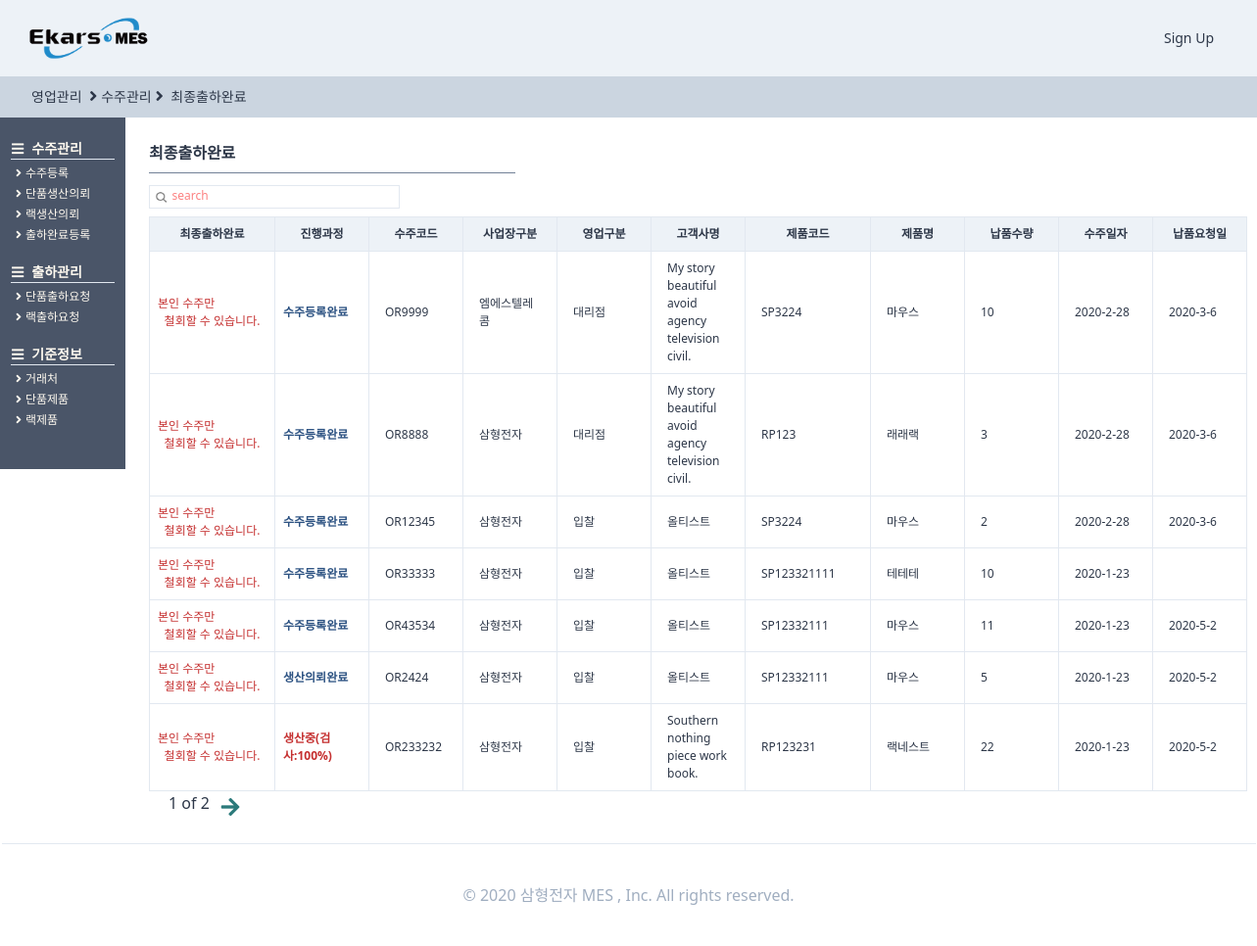
Page /orders/endorderlist/ on the committed database.
### orders/models.py (models this page shows, shortened)
class OrderRegister(TimeStampedModel):
    입찰 = "입찰"
    대리점 = "대리점"
    AS = "A/S"
    내부계획 = "내부계획"
    영업구분_CHOICES = ((입찰, "입찰"), (대리점, "대리점"), (AS, "A/S"), (내부계획, "내부계획"))
    삼형전자 = "삼형전자"
    엠에스텔레콤 = "엠에스텔레콤"
    사업장구분_CHOICES = (
        (삼형전자, "삼형전자"),
        (엠에스텔레콤, "엠에스텔레콤"),
    )
    출하완료 = "출하완료"
    출하미완료 = "출하미완료"
    출하구분_CHOICES = (
        (출하완료, "출하완료"),
        (출하미완료, "출하미완료"),
    )
    단품 = "단품"
    랙 = "랙"
    제품구분_CHOICES = (
        (단품, "단품"),
        (랙, "랙"),
    )
    랙생산의뢰 = models.ForeignKey(
        "self", related_name="단품생산의뢰", on_delete=models.SET_NULL, null=True, blank=True
    )
    작성자 = models.ForeignKey(
        users_models.User,
        related_name="수주등록",
        on_delete=models.SET_NULL,
        null=True,
        blank=True,
    )
    수주코드 = models.CharField(max_length=50)
    영업구분 = models.CharField(choices=영업구분_CHOICES, max_length=10, blank=True, default=입찰)
    제품구분 = models.CharField(choices=제품구분_CHOICES, max_length=10, blank=True, default=단품)
    사업장구분 = models.CharField(
        choices=사업장구분_CHOICES, max_length=10, blank=True, default=삼형전자
    )
    수주일자 = models.DateField(auto_now=False, auto_now_add=False)
    고객사명 = models.ForeignKey(
        SI_models.CustomerPartner,
        related_name="수주등록",
        on_delete=models.SET_NULL,
        null=True,
        blank=True,
    )
    현장명 = models.CharField(max_length=50)
    납품요청일 = models.DateField(auto_now=False, auto_now_add=False, blank=True, null=True)
    납품수량 = models.IntegerField()
    특이사항 = models.TextField(blank=True)
    단품모델 = models.ForeignKey(
        SI_models.SingleProduct,
        related_name="수주등록",
        on_delete=models.SET_NULL,
        null=True,
        blank=True,
    )
    랙모델 = models.ForeignKey(
        SI_models.RackProduct,
        related_name="수주등록",
        on_delete=models.SET_NULL,
        null=True,
        blank=True,
    )
    출하구분 = models.CharField(
        choices=출하구분_CHOICES, max_length=10, blank=True, default=출하미완료
    )
    class Meta:
        verbose_name = "수주등록"
        verbose_name_plural = "수주등록"
    def process(self):
        try:
            pro = self.생산요청
            try:
                cess = self.생산요청.생산계획.현재공정
                pro = self.생산요청.생산계획.현재공정달성율
                try:
                    pro = self.생산요청.생산계획.작업지시서.작업지시서등록.최종검사
                    try:
                        pro = self.생산요청.생산계획.작업지시서.작업지시서등록.최종검사.최종검사등록
                        return "최종검사완료"
                    except:
                        return "최종검사의뢰완료"
                except:
                    return f"생산중({cess}:{pro})"
            except:
                return "생산의뢰완료"
        except:
            return "수주등록완료"

### StandardInformation/models.py (models this page shows, shortened)
class CustomerPartner(TimeStampedModel):
    고객 = "고객"
    대리점 = "대리점"
    공급처 = "공급처"
    거래처_CHOICES = (
        (고객, "고객"),
        (대리점, "대리점"),
        (공급처, "공급처"),
    )
    고객작성자 = models.ForeignKey(
        "users.User", related_name="고객거래처작성자", on_delete=models.SET_NULL, null=True
    )
    작성일 = models.DateField(auto_now=True, auto_now_add=False)
    거래처구분 = models.CharField(choices=거래처_CHOICES, max_length=4, default=공급처)
    거래처코드 = models.CharField(max_length=50, null=True)
    거래처명 = models.CharField(max_length=70, null=True)
    사업자등록번호 = models.CharField(max_length=50, null=True)
    고객담당자 = models.ForeignKey(
        "users.User", related_name="고객거래처담당자", on_delete=models.SET_NULL, null=True
    )
    연락처 = models.CharField(max_length=50, blank=True)
    이메일 = models.EmailField(max_length=254)
    사업장주소 = models.CharField(max_length=70, blank=True, null=True)
    사업자등록증첨부 = models.FileField(blank=True, null=True)
    특이사항 = models.TextField(blank=True, null=True)
    사용여부 = models.BooleanField(default=False)
    class Meta:
        verbose_name = "고객"
        verbose_name_plural = "고객"
    def __str__(self):
        return self.거래처명

class SingleProduct(TimeStampedModel):
    작성자 = models.ForeignKey(
        "users.User", related_name="단품제품작성자", on_delete=models.SET_NULL, null=True
    )
    작성일 = models.DateField(auto_now=True, auto_now_add=False)
    모델코드 = models.CharField(max_length=80, blank=True)
    모델명 = models.CharField(max_length=30, blank=True)
    규격 = models.CharField(max_length=80, blank=True)
    단위 = models.CharField(max_length=10, blank=True)
    단가 = models.IntegerField(null=True)
    class Meta:
        verbose_name = "단품제품"
        verbose_name_plural = "단품제품"

class RackProduct(TimeStampedModel):
    작성자 = models.ForeignKey(
        "users.User", related_name="랙제품작성자", on_delete=models.SET_NULL, null=True
    )
    작성일 = models.DateField(auto_now=True, auto_now_add=False)
    랙시리얼코드 = models.CharField(max_length=40, blank=True)
    랙모델명 = models.CharField(max_length=60, blank=True)
    규격 = models.CharField(max_length=30, blank=True)
    단위 = models.CharField(max_length=30, blank=True)
    단가 = models.IntegerField(null=True)
    class Meta:
        verbose_name = "랙제품"
        verbose_name_plural = "랙제품"

### producemanages/models.py (models this page shows, shortened)
class ProduceRegister(TimeStampedModel):
    예비작업 = "예비작업"
    조립 = "조립"
    검사 = "검사"
    현재공정_CHOICES = (
        (예비작업, "예비작업"),
        (조립, "조립"),
        (검사, "검사"),
    )
    사영 = "0%"
    사일 = "25%"
    사이 = "50%"
    사삼 = "75%"
    사사 = "100%"
    현재공정달성율_CHOICES = (
        (사영, "0%"),
        (사일, "25%"),
        (사이, "50%"),
        (사삼, "75%"),
        (사사, "100%"),
    )
    작성자 = models.ForeignKey(
        users_models.User,
        related_name="생산계획등록",
        on_delete=models.SET_NULL,
        null=True,
        blank=True,
    )
    생산계획등록코드 = models.CharField(max_length=50)
    생산의뢰 = models.OneToOneField(
        orders_models.OrderProduce,
        related_name="생산계획",
        on_delete=models.SET_NULL,
        null=True,
    )
    현재공정 = models.CharField(
        choices=현재공정_CHOICES, max_length=10, null=True, default=예비작업
    )
    현재공정달성율 = models.CharField(
        choices=현재공정달성율_CHOICES, max_length=10, null=True, default=사영
    )
    계획생산량 = models.IntegerField(null=True)
    일일생산량 = models.IntegerField(null=True)
    누적생산량 = models.IntegerField(null=True, blank=True)
    특이사항 = models.CharField(max_length=100, null=True, blank=True)
    class Meta:
        verbose_name = "생산계획등록"
        verbose_name_plural = "생산계획등록"
    def successrate(self):
        if self.누적생산량 is None:
            return f"0%"
        else:
            rate = (self.누적생산량 / self.계획생산량) * 100
            rate = round(rate, 2)
            return f"{rate}%"
    successrate.short_description = "계획 생산량 달성율"

### orders/views.py (the view, shortened to what this page needs)
# urls.py: path("endorderlist/", views.endorderlist, name="endorderlist"),
def endorderlist(request):
    user = request.user
    search = request.GET.get("search")
    if search is None:
        order = models.OrderRegister.objects.filter(출하구분="출하완료").order_by("-created")
        s_bool = False
    pagediv = 7
    totalpage = int(math.ceil(len(order) / pagediv))
    paginator = Paginator(order, pagediv, orphans=0)
    page = request.GET.get("page", "1")
    order = paginator.get_page(page)
    nextpage = int(page) + 1
    previouspage = int(page) - 1
    notsamebool = True
    nonpage = False
    if totalpage == 0:
        nonpage = True
    if int(page) == totalpage:
        notsamebool = False
    if (search is None) or (search == ""):
        search = "search"
    return render(
        request,
        "orders/endorderlist.html",
        {
            "order": order,
            "search": search,
            "page": page,
            "totalpage": totalpage,
            "notsamebool": notsamebool,
            "nextpage": nextpage,
            "previouspage": previouspage,
            "s_bool": s_bool,
            "nonpage": nonpage,
            "최종검사완료": "최종검사완료",
            "최종검사의뢰완료": "최종검사의뢰완료",
            "수주등록완료": "수주등록완료",
            "생산의뢰완료": "생산의뢰완료",
            "user": user,
        },
    )

### templates/orders/endorderlist.html (shortened to what this page needs)
{%extends "orders/ordershome.html"%}
{%load static%}
{%block head_title%}
</a><i class="fas fa-angle-right mx-1 text-base"></i>수주관리<i class="fas fa-angle-right text-base mx-1"></i>
<a class="hover:font-bold" href="{%url "orders:endorderlist"%}">
    최종출하완료
</a>
{%endblock head_title %}
{%block main_contens%}
<div class="w-11/12 h-full ml-32 -mt-6 font-normal pt-12 flex flex-row">
    <div class="flex flex-col p-6 w-full ">
        <div class=" mb-0 flex justify-between">
            <span class="border-b w-1/3 mb-3 border-gray-600 pb-2 font-semibold text-base">최종출하완료 </span>
        </div>
        <div class="w-64 border h-6 mb-2">
            <form method="get" action="" class="w-full flex ">
                <button class="w-4 h-4 mt-1 ml-1  rounded-xl bg-cover bg-center"
                    style="background-image:url({% static 'img/search.png' %});"></button>
                <input name="search" placeholder={{search}}
                    class="ml-1 w-full border-none search-box text-xs font-medium placeholder-red-400 focus: outline-none" />
            </form>
        </div>
        <div class="flex ">
            <div class="flew flex-col">
                <table class="table-fixed font-light text-xs w-full">
                    <thead>
                        <tr>
                            <th class="border bg-gray-200 px-2 py-2 w-32">최종출하완료</th>
                            <th class="border bg-gray-200 px-2 py-2 w-24">진행과정</th>
                            <th class="border bg-gray-200 px-4 py-2 w-24">수주코드</th>
                            <th class="border bg-gray-200 px-4 py-2 w-24">사업장구분</th>
                            <th class="border bg-gray-200 px-4 py-2 w-24">영업구분</th>
                            <th class="border bg-gray-200 px-4 py-2 w-24">고객사명</th>
                            <th class="border bg-gray-200 px-4 py-2 w-32">제품코드</th>
                            <th class="border bg-gray-200 px-4 py-2 w-24">제품명</th>
                            <th class="border bg-gray-200 px-4 py-2 w-24">납품수량</th>
                            <th class="border bg-gray-200 px-4 py-2 w-24">수주일자</th>
                            <th class="border bg-gray-200 px-4 py-2 w-24">납품요청일</th>
                        </tr>
                    </thead>
                    <tbody>
                        {%for list in order%}
                        <tr>
                            <td class="border px-2 py-2 font-bold
                            text-blue-800 justify-center">
                                {%if user == list.작성자%}
                                <a href="{%url "orders:endorderforin" list.pk %}">
                                    <div class="btn-link bg-red-700 hover:bg-red-800 hover:font-bold mt-1 mb-0 ml-3">
                                        출하 철회
                                    </div>
                                </a>
                                {%else%}
                                <span class="text-red-700 text-xs font-light text-center">본인 수주만 <div>철회할 수 있습니다.</div>
                                </span>
                                {%endif%}
                            </td>
                            <td class="border px-2 py-2 font-bold
                                    {%if list.process == 수주등록완료%}
                                    text-blue-800
                                    {%endif%}
                                    {%if list.process == 생산의뢰완료%}
                                    text-blue-800
                                    {%endif%}
                                    text-red-700 ">
                                {{list.process}}</td>
                            <td class="border px-4 py-2  hover:text-blue-700 hover:font-bold "><a
                                    href="{%url "orders:orderdetail" list.pk %}">
                                    {{list.수주코드}}</a></td>
                            <td class="border px-4 py-2">{{list.사업장구분}}</td>
                            <td class="border px-4 py-2">{{list.영업구분}}</td>
                            <td class="border px-4 py-2">{{list.고객사명}}</td>
                            {%if list.제품구분 == "단품"%}
                            <td class="border px-4 py-2">{{list.단품모델.모델코드}}</td>
                            <td class="border px-4 py-2">{{list.단품모델.모델명}}</td>
                            {%else%}
                            <td class="border px-4 py-2">{{list.랙모델.랙시리얼코드}}</td>
                            <td class="border px-4 py-2">{{list.랙모델.랙모델명}}</td>
                            {%endif%}
                            <td class="border px-4 py-2">{{list.납품수량}}</td>
                            <td class="border px-4 py-2">
                                {{list.수주일자.year}}-{{list.수주일자.month}}-{{list.수주일자.day}}</td>
                            <td class="border px-4 py-2">
                                {%if list.납품요청일 is None%}
                                {%else%}
                                {{list.납품요청일.year}}-{{list.납품요청일.month}}-{{list.납품요청일.day}}{%endif%}</td>
                        </tr>
                        {%endfor%}
                    </tbody>
                </table>
                {%if nonpage%}
                {%else%}
                <div class="flex ml-2">
                    <span class="mx-3 font-medium  text-base">{{page}} of
                        {{totalpage}}</span>
                    {% if notsamebool %}
                    {%if s_bool%}
                    <a href="?search={{search}}&page={{nextpage}}" class="text-teal-700"><i
                            class="fas fa-arrow-right fa-lg mt-2"></i></a>
                    {%else%}
                    <a href="?page={{nextpage}}" class="text-teal-700"><i class="fas fa-arrow-right fa-lg mt-2"></i></a>
                    {% endif %}{% endif %}
                </div>
                {%endif%}
            </div>
        </div>
    </div>
</div>
</div>
{%endblock main_contens %}

### rows in the picture
OrderRegister: shows "본인 수주만", process "수주등록완료", 수주코드 "OR9999", 사업장구분 "엠에스텔레콤", 영업구분 "대리점", 고객사명 "My story beautiful avoid agency television civil.", 단품모델.모델코드 "SP3224", 단품모델.모델명 "마우스", 납품수량 "10", 수주일자.year "2020", 수주일자.month "2", 수주일자.day "28", 납품요청일.year "2020", 납품요청일.month "3", 납품요청일.day "6"
OrderRegister: shows "본인 수주만", process "수주등록완료", 수주코드 "OR8888", 사업장구분 "삼형전자", 영업구분 "대리점", 고객사명 "My story beautiful avoid agency television civil.", 랙모델.랙시리얼코드 "RP123", 랙모델.랙모델명 "래래랙", 납품수량 "3", 수주일자.year "2020", 수주일자.month "2", 수주일자.day "28", 납품요청일.year "2020", 납품요청일.month "3", 납품요청일.day "6"
OrderRegister: shows "본인 수주만", process "수주등록완료", 수주코드 "OR12345", 사업장구분 "삼형전자", 영업구분 "입찰", 고객사명 "올티스트", 단품모델.모델코드 "SP3224", 단품모델.모델명 "마우스", 납품수량 "2", 수주일자.year "2020", 수주일자.month "2", 수주일자.day "28", 납품요청일.year "2020", 납품요청일.month "3", 납품요청일.day "6"
OrderRegister: shows "본인 수주만", process "수주등록완료", 수주코드 "OR33333", 사업장구분 "삼형전자", 영업구분 "입찰", 고객사명 "올티스트", 단품모델.모델코드 "SP123321111", 단품모델.모델명 "테테테", 납품수량 "10", 수주일자.year "2020", 수주일자.month "1", 수주일자.day "23"
OrderRegister: shows "본인 수주만", process "수주등록완료", 수주코드 "OR43534", 사업장구분 "삼형전자", 영업구분 "입찰", 고객사명 "올티스트", 단품모델.모델코드 "SP12332111", 단품모델.모델명 "마우스", 납품수량 "11", 수주일자.year "2020", 수주일자.month "1", 수주일자.day "23", 납품요청일.year "2020", 납품요청일.month "5", 납품요청일.day "2"
OrderRegister: shows "본인 수주만", process "생산의뢰완료", 수주코드 "OR2424", 사업장구분 "삼형전자", 영업구분 "입찰", 고객사명 "올티스트", 단품모델.모델코드 "SP12332111", 단품모델.모델명 "마우스", 납품수량 "5", 수주일자.year "2020", 수주일자.month "1", 수주일자.day "23", 납품요청일.year "2020", 납품요청일.month "5", 납품요청일.day "2"
OrderRegister: shows "본인 수주만", process "생산중(검사:100%)", 수주코드 "OR233232", 사업장구분 "삼형전자", 영업구분 "입찰", 고객사명 "Southern nothing piece work book.", 랙모델.랙시리얼코드 "RP123231", 랙모델.랙모델명 "랙네스트", 납품수량 "22", 수주일자.year "2020", 수주일자.month "1", 수주일자.day "23", 납품요청일.year "2020", 납품요청일.month "5", 납품요청일.day "2"

### other values in the picture
{{ page }} "1"
{{ totalpage }} "2"
